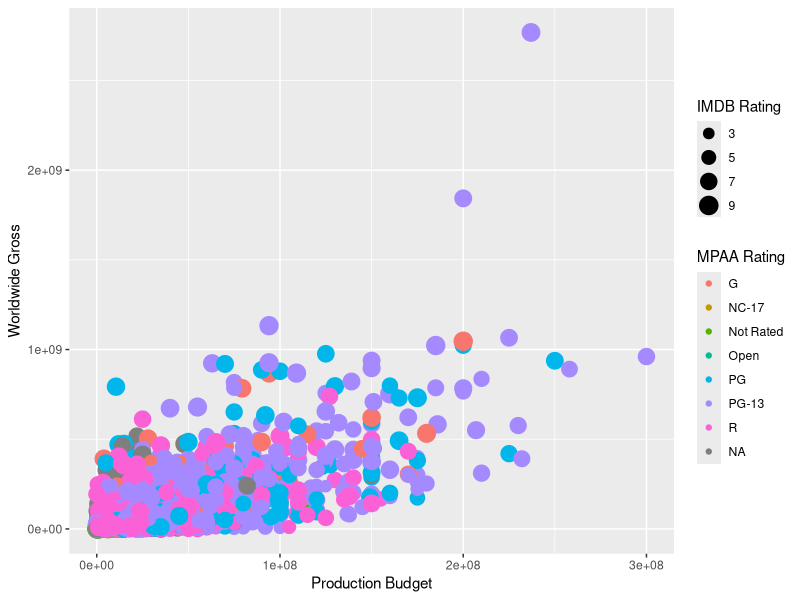

Source code (R):
library(tidyverse)

df <- read_csv("data/movies.csv")
ggplot(df) +
  geom_point(aes(
    x = `Production Budget`, y = `Worldwide Gross`,
    color = `MPAA Rating`, size = `IMDB Rating`
  ))
